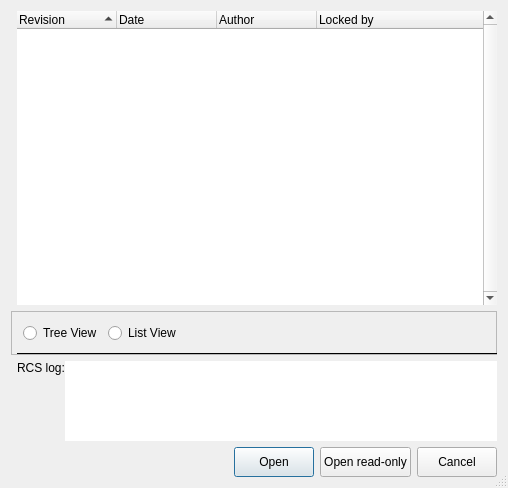
<?xml version="1.0" encoding="UTF-8"?>
<ui version="4.0">
 <class>RCSFilePreview_q</class>
 <widget class="QDialog" name="RCSFilePreview_q">
  <property name="windowModality">
   <enum>Qt::WindowModality::WindowModal</enum>
  </property>
  <property name="enabled">
   <bool>true</bool>
  </property>
  <property name="geometry">
   <rect>
    <x>0</x>
    <y>0</y>
    <width>508</width>
    <height>488</height>
   </rect>
  </property>
  <property name="sizePolicy">
   <sizepolicy hsizetype="Preferred" vsizetype="Preferred">
    <horstretch>0</horstretch>
    <verstretch>0</verstretch>
   </sizepolicy>
  </property>
  <property name="windowTitle">
   <string>RCSFilePreview</string>
  </property>
  <property name="sizeGripEnabled">
   <bool>true</bool>
  </property>
  <property name="modal">
   <bool>true</bool>
  </property>
  <layout class="QGridLayout" name="gridLayout_2">
   <item row="0" column="1">
    <widget class="QTreeWidget" name="RCSTreeView">
     <property name="minimumSize">
      <size>
       <width>300</width>
       <height>0</height>
      </size>
     </property>
     <property name="frameShape">
      <enum>QFrame::Shape::NoFrame</enum>
     </property>
     <property name="frameShadow">
      <enum>QFrame::Shadow::Plain</enum>
     </property>
     <property name="verticalScrollBarPolicy">
      <enum>Qt::ScrollBarPolicy::ScrollBarAlwaysOn</enum>
     </property>
     <property name="alternatingRowColors">
      <bool>false</bool>
     </property>
     <property name="sortingEnabled">
      <bool>true</bool>
     </property>
     <property name="allColumnsShowFocus">
      <bool>true</bool>
     </property>
     <column>
      <property name="text">
       <string>Revision</string>
      </property>
     </column>
     <column>
      <property name="text">
       <string>Date</string>
      </property>
     </column>
     <column>
      <property name="text">
       <string>Author</string>
      </property>
     </column>
     <column>
      <property name="text">
       <string>Locked by</string>
      </property>
     </column>
    </widget>
   </item>
   <item row="1" column="0" rowspan="2" colspan="2">
    <widget class="QFrame" name="frame">
     <property name="frameShape">
      <enum>QFrame::Shape::StyledPanel</enum>
     </property>
     <property name="frameShadow">
      <enum>QFrame::Shadow::Raised</enum>
     </property>
     <layout class="QGridLayout" name="gridLayout">
      <item row="0" column="0">
       <widget class="QRadioButton" name="tree_view">
        <property name="text">
         <string>Tree View</string>
        </property>
       </widget>
      </item>
      <item row="0" column="1">
       <widget class="QRadioButton" name="list_view">
        <property name="text">
         <string>List View</string>
        </property>
       </widget>
      </item>
      <item row="0" column="2">
       <spacer name="horizontalSpacer">
        <property name="orientation">
         <enum>Qt::Orientation::Horizontal</enum>
        </property>
        <property name="sizeHint" stdset="0">
         <size>
          <width>267</width>
          <height>20</height>
         </size>
        </property>
       </spacer>
      </item>
     </layout>
    </widget>
   </item>
   <item row="2" column="1">
    <widget class="Line" name="line2">
     <property name="frameShape">
      <enum>QFrame::Shape::HLine</enum>
     </property>
     <property name="frameShadow">
      <enum>QFrame::Shadow::Plain</enum>
     </property>
     <property name="orientation">
      <enum>Qt::Orientation::Horizontal</enum>
     </property>
    </widget>
   </item>
   <item row="3" column="1">
    <layout class="QHBoxLayout">
     <property name="spacing">
      <number>0</number>
     </property>
     <item>
      <widget class="QLabel" name="textLabel1">
       <property name="sizePolicy">
        <sizepolicy hsizetype="Minimum" vsizetype="Minimum">
         <horstretch>0</horstretch>
         <verstretch>0</verstretch>
        </sizepolicy>
       </property>
       <property name="text">
        <string>RCS log:</string>
       </property>
       <property name="alignment">
        <set>Qt::AlignmentFlag::AlignTop</set>
       </property>
       <property name="wordWrap">
        <bool>false</bool>
       </property>
       <property name="margin">
        <number>4</number>
       </property>
       <property name="indent">
        <number>0</number>
       </property>
      </widget>
     </item>
     <item>
      <widget class="QTextBrowser" name="comment">
       <property name="sizePolicy">
        <sizepolicy hsizetype="Expanding" vsizetype="Fixed">
         <horstretch>0</horstretch>
         <verstretch>0</verstretch>
        </sizepolicy>
       </property>
       <property name="maximumSize">
        <size>
         <width>32767</width>
         <height>80</height>
        </size>
       </property>
       <property name="frameShape">
        <enum>QFrame::Shape::NoFrame</enum>
       </property>
      </widget>
     </item>
    </layout>
   </item>
   <item row="4" column="1">
    <layout class="QHBoxLayout">
     <item>
      <spacer>
       <property name="orientation">
        <enum>Qt::Orientation::Horizontal</enum>
       </property>
       <property name="sizeType">
        <enum>QSizePolicy::Policy::Expanding</enum>
       </property>
       <property name="sizeHint" stdset="0">
        <size>
         <width>111</width>
         <height>30</height>
        </size>
       </property>
      </spacer>
     </item>
     <item>
      <widget class="QPushButton" name="openButton">
       <property name="minimumSize">
        <size>
         <width>0</width>
         <height>30</height>
        </size>
       </property>
       <property name="acceptDrops">
        <bool>true</bool>
       </property>
       <property name="text">
        <string>Open</string>
       </property>
      </widget>
     </item>
     <item>
      <widget class="QPushButton" name="openRO">
       <property name="minimumSize">
        <size>
         <width>0</width>
         <height>30</height>
        </size>
       </property>
       <property name="text">
        <string>Open read-only</string>
       </property>
      </widget>
     </item>
     <item>
      <widget class="QPushButton" name="cancelButton">
       <property name="minimumSize">
        <size>
         <width>0</width>
         <height>30</height>
        </size>
       </property>
       <property name="text">
        <string>Cancel</string>
       </property>
      </widget>
     </item>
    </layout>
   </item>
  </layout>
 </widget>
 <layoutdefault spacing="6" margin="11"/>
 <tabstops>
  <tabstop>RCSTreeView</tabstop>
  <tabstop>comment</tabstop>
  <tabstop>openButton</tabstop>
 </tabstops>
 <resources/>
 <connections>
  <connection>
   <sender>openRO</sender>
   <signal>released()</signal>
   <receiver>RCSFilePreview_q</receiver>
   <slot>openReadOnly()</slot>
   <hints>
    <hint type="sourcelabel">
     <x>20</x>
     <y>20</y>
    </hint>
    <hint type="destinationlabel">
     <x>20</x>
     <y>20</y>
    </hint>
   </hints>
  </connection>
  <connection>
   <sender>openButton</sender>
   <signal>clicked()</signal>
   <receiver>RCSFilePreview_q</receiver>
   <slot>openFile()</slot>
   <hints>
    <hint type="sourcelabel">
     <x>379</x>
     <y>462</y>
    </hint>
    <hint type="destinationlabel">
     <x>253</x>
     <y>243</y>
    </hint>
   </hints>
  </connection>
  <connection>
   <sender>tree_view</sender>
   <signal>clicked()</signal>
   <receiver>RCSFilePreview_q</receiver>
   <slot>switchToTreeView()</slot>
   <hints>
    <hint type="sourcelabel">
     <x>66</x>
     <y>301</y>
    </hint>
    <hint type="destinationlabel">
     <x>253</x>
     <y>243</y>
    </hint>
   </hints>
  </connection>
  <connection>
   <sender>list_view</sender>
   <signal>clicked()</signal>
   <receiver>RCSFilePreview_q</receiver>
   <slot>switchToListView()</slot>
   <hints>
    <hint type="sourcelabel">
     <x>160</x>
     <y>301</y>
    </hint>
    <hint type="destinationlabel">
     <x>253</x>
     <y>243</y>
    </hint>
   </hints>
  </connection>
 </connections>
 <slots>
  <slot>switchToTreeView()</slot>
  <slot>switchToListView()</slot>
 </slots>
</ui>
